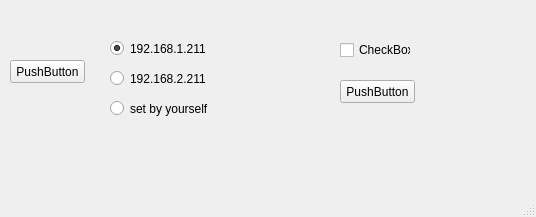
<?xml version="1.0" encoding="UTF-8"?>
<ui version="4.0">
 <class>MainWindow</class>
 <widget class="QMainWindow" name="MainWindow">
  <property name="geometry">
   <rect>
    <x>0</x>
    <y>0</y>
    <width>536</width>
    <height>217</height>
   </rect>
  </property>
  <property name="windowTitle">
   <string>测试框</string>
  </property>
  <widget class="QWidget" name="centralwidget">
   <widget class="QRadioButton" name="radioButton_1">
    <property name="geometry">
     <rect>
      <x>110</x>
      <y>40</y>
      <width>141</width>
      <height>17</height>
     </rect>
    </property>
    <property name="autoFillBackground">
     <bool>true</bool>
    </property>
    <property name="text">
     <string>192.168.1.211</string>
    </property>
    <property name="checked">
     <bool>true</bool>
    </property>
    <attribute name="buttonGroup">
     <string notr="true">buttonGroup</string>
    </attribute>
   </widget>
   <widget class="QRadioButton" name="radioButton_3">
    <property name="geometry">
     <rect>
      <x>110</x>
      <y>100</y>
      <width>141</width>
      <height>17</height>
     </rect>
    </property>
    <property name="autoFillBackground">
     <bool>true</bool>
    </property>
    <property name="text">
     <string>set by yourself</string>
    </property>
    <attribute name="buttonGroup">
     <string notr="true">buttonGroup</string>
    </attribute>
   </widget>
   <widget class="QRadioButton" name="radioButton_2">
    <property name="geometry">
     <rect>
      <x>110</x>
      <y>70</y>
      <width>141</width>
      <height>17</height>
     </rect>
    </property>
    <property name="autoFillBackground">
     <bool>true</bool>
    </property>
    <property name="text">
     <string>192.168.2.211</string>
    </property>
    <attribute name="buttonGroup">
     <string notr="true">buttonGroup</string>
    </attribute>
   </widget>
   <widget class="QPushButton" name="pushButton">
    <property name="geometry">
     <rect>
      <x>340</x>
      <y>80</y>
      <width>75</width>
      <height>23</height>
     </rect>
    </property>
    <property name="text">
     <string>PushButton</string>
    </property>
   </widget>
   <widget class="QCheckBox" name="checkBox">
    <property name="geometry">
     <rect>
      <x>340</x>
      <y>40</y>
      <width>71</width>
      <height>20</height>
     </rect>
    </property>
    <property name="text">
     <string>CheckBox</string>
    </property>
   </widget>
   <widget class="QPushButton" name="pushButton_2">
    <property name="geometry">
     <rect>
      <x>10</x>
      <y>60</y>
      <width>75</width>
      <height>23</height>
     </rect>
    </property>
    <property name="text">
     <string>PushButton</string>
    </property>
   </widget>
  </widget>
  <widget class="QMenuBar" name="menubar">
   <property name="geometry">
    <rect>
     <x>0</x>
     <y>0</y>
     <width>536</width>
     <height>23</height>
    </rect>
   </property>
  </widget>
  <widget class="QStatusBar" name="statusbar"/>
 </widget>
 <resources/>
 <connections>
  <connection>
   <sender>pushButton</sender>
   <signal>clicked()</signal>
   <receiver>checkBox</receiver>
   <slot>toggle()</slot>
   <hints>
    <hint type="sourcelabel">
     <x>377</x>
     <y>114</y>
    </hint>
    <hint type="destinationlabel">
     <x>375</x>
     <y>72</y>
    </hint>
   </hints>
  </connection>
  <connection>
   <sender>pushButton_2</sender>
   <signal>clicked()</signal>
   <receiver>buttonGroup</receiver>
   <slot>deleteLater()</slot>
   <hints>
    <hint type="sourcelabel">
     <x>47</x>
     <y>94</y>
    </hint>
    <hint type="destinationlabel">
     <x>-1</x>
     <y>-1</y>
    </hint>
   </hints>
  </connection>
 </connections>
 <buttongroups>
  <buttongroup name="buttonGroup"/>
 </buttongroups>
</ui>
